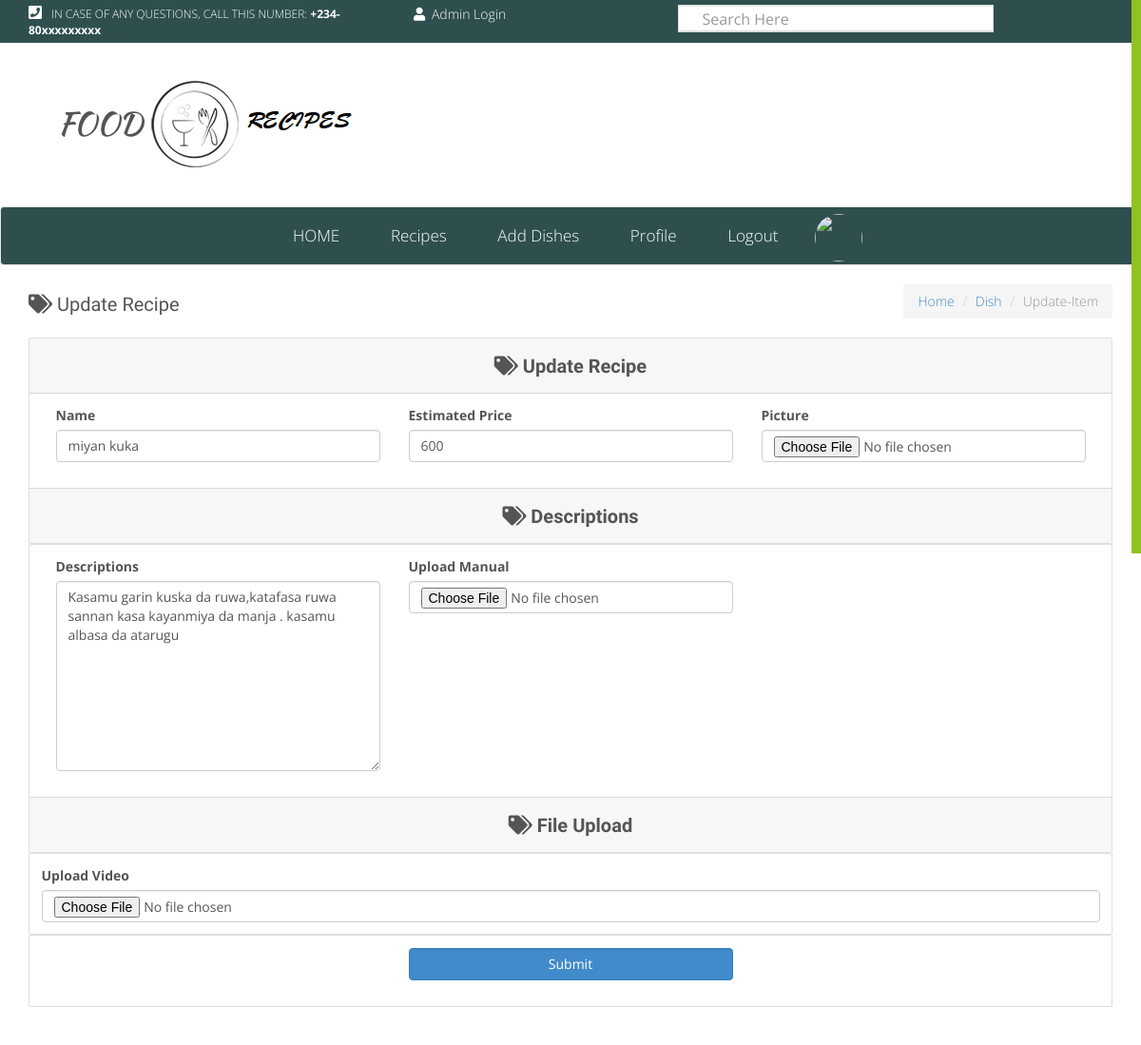
Screenshot of /update_dish.php?dish_id=19 with the database file from the repository.
### tables this page shows
CREATE TABLE IF NOT EXISTS `dishes` (
  `dish_id` int(11) NOT NULL AUTO_INCREMENT,
  `fname` varchar(50) NOT NULL,
  `price` int(10) NOT NULL,
  `ingredient1` varchar(500) NOT NULL,
  `chef_id` int(5) NOT NULL,
  `food_picture` varchar(500) NOT NULL,
  `file` varchar(500) NOT NULL,
  `vfile` varchar(100) DEFAULT NULL,
  PRIMARY KEY (`dish_id`)
);

### update_dish.php (the view, shortened to what this page needs)
<?php
 include'config/db.php';
$dish=$_GET['dish_id'];
  $query2 = mysqli_query($connection, "SELECT * FROM dishes WHERE dish_id='$dish' ");
        while($row = mysqli_fetch_array($query2,MYSQLI_ASSOC)){
            $fname=$row["fname"];
            $price=$row["price"];
            $ingredient1=$row["ingredient1"];
        }
?>
<!doctype html>
<html lang="en">
<head>
<?php include'head.php';?>
</head>
<body>
		<?php include'header.php';?>
		<?php include'user_login.php';?>
		<?php include'logo.php';?>
		<?php include'chef_nav.php';?>
	<section >
		<div class="container">
			<div class="row">
				<div class="col-md-4">
					<h6><span class="fa fa-tags"></span> Update Recipe</h6>
				</div>
				<div class="col-md-8 hidden-xs">
					<ol class="breadcrumb pull-right">
					  	<li><a href="#">Home</a></li>
					  	<li><a href="#">Dish</a></li>
					  	<li class="active">Update-Item</li>
					</ol>
				</div>
			</div>
		</div>
	</section>
	<section id="features">
		<div class="container">
			<div class="row">
				<div class="col-md-12" style="margin-bottom: 40px; margin-top: -60px;">
					<form action=""  method="post" enctype="multipart/form-data">
						<div class="card">
							<div class="card-header text-center">
								<h6><span class="fa fa-tags"></span> <b>Update Recipe</b></h6>
							</div>
							<div class="card-body">
									<div class="form-group col-md-4">
										<label> Name </label>
										<input type="text" name="fname" class="form-control" value="<?php echo $fname; ?>">
									</div>
									<div class="form-group col-md-4">
										<label>Estimated Price</label>
										<input type="number" name="price" class="form-control" value="<?php echo $price; ?>">
									</div>
									<div class="form-group col-md-4">
										<label>Picture</label>
										<input type="file" name="pic" class="form-control" >
									</div>
							</div>
							<div class="card-footer text-center">
								<h6><span class="fa fa-tags"> </span> <b>Descriptions</h6></b>
							</div>
						</div>
						<div class="card">
							<div class="card-body">
								<div class="form-group col-md-4">
									<label>Descriptions</label>
									<textarea name="ingredient1" class="form-control" style="height: 200px;" value="<?php echo $ingredient1; ?>"><?php echo $ingredient1; ?></textarea>
								</div>
								<div class="form-group col-md-4">
									<label>Upload Manual</label>
									<input type="file" name="file" class="form-control" >
								</div>
							</div>
							<div class="card-footer text-center">
								<h6><span class="fa fa-tags"> </span> <b>File Upload</h6></b>
							</div>
						</div>
						<div class="card">
							<div class="card-body">
								<div class="form-group" style="margin: 0 auto;">
									<label>Upload Video</label>
									<input type="file" name="vfile" class="form-control" accept=".mp4"  >
								</div>
							</div>
						</div>
						<div class="card">
							<div class="card-body">
								<div class="form-group col-md-4 col-sm-offset-4 offset-sm-3">
									<button class="btn btn-primary form-control" type="submit" name="update_dish"> Submit </button>
								</div>
							</div>
						</div>
					</form>
				</div>
			</div>
		</div>
	</section>
	<a id="back-top" href="#"></a>
</body>
</html>

### css/boot.css (style rules this page uses)
.card { position: relative; display: -ms-flexbox; display: flex; -ms-flex-direction: column; flex-direction: column; min-width: 0; word-wrap: break-word; background-color: #fff; background-clip: border-box; border: 1px solid rgba(0, 0, 0, 0.125); border-radius: 0.25rem; }
.card-body { -ms-flex: 1 1 auto; flex: 1 1 auto; padding: 1.25rem; }
.card-header { padding: 0.75rem 1.25rem; margin-bottom: 0; background-color: rgba(0, 0, 0, 0.03); border-bottom: 1px solid rgba(0, 0, 0, 0.125); }
.card-header:first-child { border-radius: calc(0.25rem - 1px) calc(0.25rem - 1px) 0 0; }
.card-footer { padding: 0.75rem 1.25rem; background-color: rgba(0, 0, 0, 0.03); border-top: 1px solid rgba(0, 0, 0, 0.125); }
.card-footer:last-child { border-radius: 0 0 calc(0.25rem - 1px) calc(0.25rem - 1px); }

### css/style.css (style rules this page uses)
body { font-family: 'Open Sans', sans-serif; color: #555; font-size: 14px; font-weight: 300; }
li { list-style: none; }
h1,h2,h3,h4,h5,h6 { font-family: 'Yanone Kaffeesatz', sans-serif;color: #555 }
h6 { font-size: 20px; }
section+section { margin-top: 50px; }
#back-top { position: fixed; bottom: 30px; width: 40px; color: #bbb; height: 50px; right: 30px; display: block; text-align: center; background: url("../images/top.png") no-repeat; }

### rows the page displays
dishes: fname "miyan kuka", price "600", ingredient1 "Kasamu garin kuska da ruwa,katafasa ruwa sannan kasa kayanmiya da manja . kasamu albasa da atarugu"
